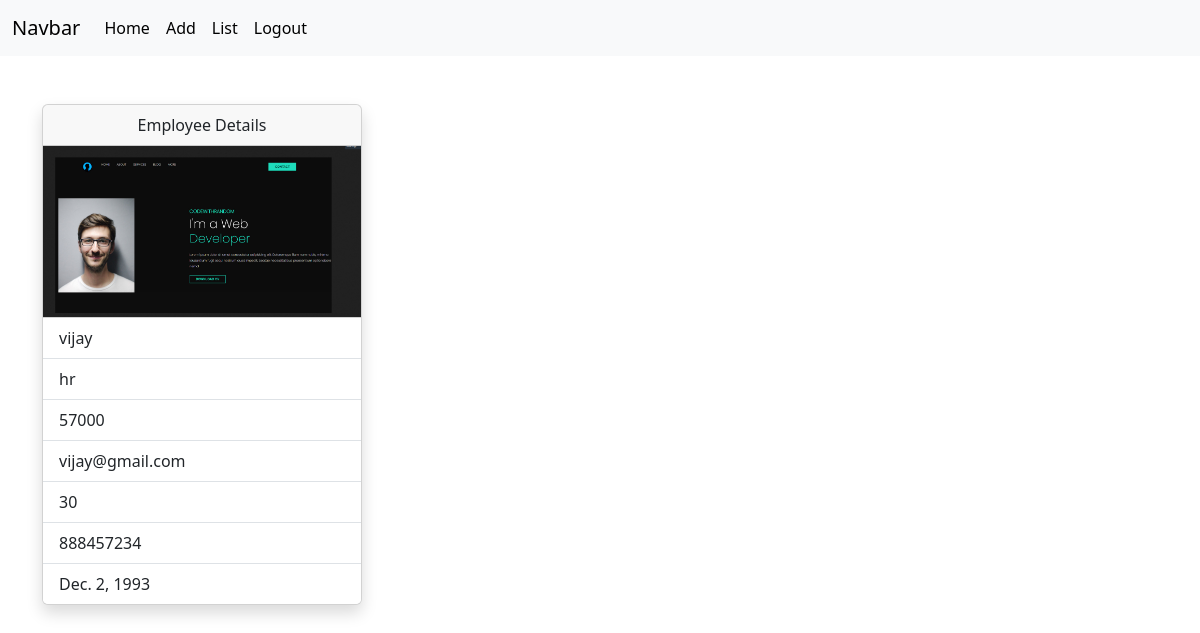
/employees/3 (signed in), run on the app's committed database.
### crm/models.py (models this page shows, shortened)
class Employees(models.Model):
    name=models.CharField(max_length=100)
    department=models.CharField(max_length=100)
    salary=models.PositiveIntegerField()
    email=models.EmailField(unique=True)
    age=models.PositiveIntegerField()
    contact=models.CharField(max_length=100,null=True)
    profile_pic=models.ImageField(upload_to="images",null=True,blank=True)
    dob=models.DateField(null=True,blank=True)

### crm/views.py (the view)
# urls.py: path("employees/<int:pk>",views.EmployeeDetailView.as_view(),name="emp-details"),
@method_decorator(signin_required,name="dispatch")
class EmployeeDetailView(View):
    def get(self,request,*args,**kwargs):
        id=kwargs.get("pk")
        qs=Employees.objects.get(id=id)
        return render(request,"emp_detail.html",{"data":qs})

### crm/views.py (called while the page is built)
def signin_required(fn):
    def wrapper(request,*args,**kwargs):
        if not request.user.is_authenticated:
            messages.error(request,"Invalid session")
            return redirect("signin")
        else:
            return fn(request,*args,**kwargs)
    return wrapper

### crm/templates/emp_detail.html
{%extends 'base.html'%}
{%block body_block%}
<div class="container ">
  <div>
      <div class="card  d-flex justify-content-auto mt-5  shadow" style="width: 20rem;">
          <div class="card-header text-center  ">
            Employee Details
          </div>
          <div>
            {%if data.profile_pic%}
              <img src="{{data.profile_pic.url}}" alt="" width="100%">
            {%endif%}
          </div>
          <ul class="list-group list-group-flush">
            <li class="list-group-item">{{data.name}}</li>
            <li class="list-group-item">{{data.department}}</li>
            <li class="list-group-item">{{data.salary}}</li>
            <li class="list-group-item">{{data.email}}</li>
            <li class="list-group-item">{{data.age}}</li>
            <li class="list-group-item">{{data.contact}}</li>
            <li class="list-group-item">{{data.dob}}</li>
          </ul>
        </div>
  </div>
</div>
{%endblock%}

### crm/templates/base.html (shortened to what this page needs)
<!DOCTYPE html>
<html lang="en">
<head>
    <link href="https://cdn.jsdelivr.net/npm/bootstrap@5.3.2/dist/css/bootstrap.min.css" rel="stylesheet">
  </head>
<body>
    <nav class="navbar navbar-expand-lg bg-body-tertiary">
        <div class="container-fluid">
          <a class="navbar-brand" href="#">Navbar</a>
          <div class="collapse navbar-collapse" id="navbarNav">
            <ul class="navbar-nav">
              <li class="nav-item">
                <a class="nav-link active" aria-current="page" href="#">Home</a>
              </li>
              <li class="nav-item">
                <a class="nav-link active" aria-current="page" href="{%url 'emp-add'%}">Add</a>
              </li>
              <li class="nav-item">
                <a class="nav-link active" aria-current="page" href="{%url 'emp-all'%}">List</a>
              </li>
              <li class="nav-item">
                <a class="nav-link active" aria-current="page" href="{%url 'signout'%}">Logout</a>
              </li>
            </ul>
          </div>
        </div>
      </nav>
{%block body_block%}
{%endblock%}
</body>
</html>

### data on the page
Employees: profile_pic (picture), name "vijay", department "hr", salary "57000", email "vijay@gmail.com", age "30", contact "888457234", dob "Dec. 2, 1993"
